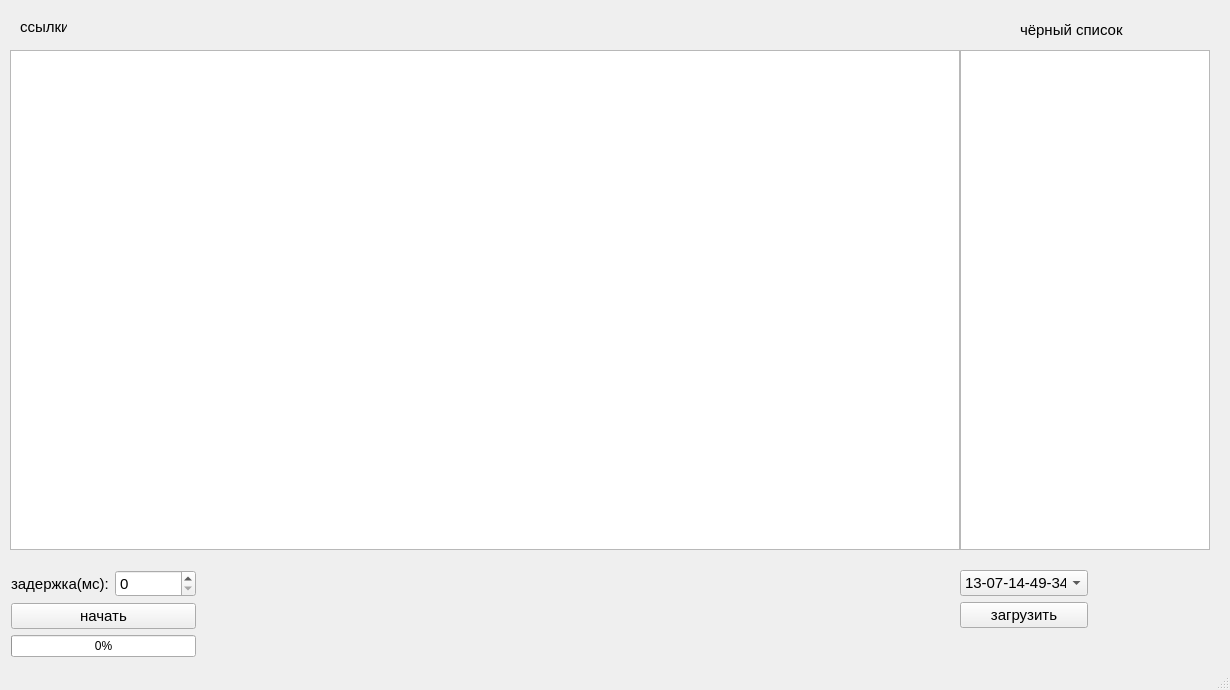
<?xml version="1.0" encoding="UTF-8"?>
<ui version="4.0">
 <class>MainWindow</class>
 <widget class="QMainWindow" name="MainWindow">
  <property name="geometry">
   <rect>
    <x>0</x>
    <y>0</y>
    <width>1230</width>
    <height>690</height>
   </rect>
  </property>
  <property name="minimumSize">
   <size>
    <width>1230</width>
    <height>690</height>
   </size>
  </property>
  <property name="maximumSize">
   <size>
    <width>1230</width>
    <height>690</height>
   </size>
  </property>
  <property name="windowTitle">
   <string>MainWindow</string>
  </property>
  <property name="documentMode">
   <bool>false</bool>
  </property>
  <widget class="QWidget" name="centralwidget">
   <widget class="QTextEdit" name="textURL">
    <property name="geometry">
     <rect>
      <x>10</x>
      <y>50</y>
      <width>950</width>
      <height>500</height>
     </rect>
    </property>
    <property name="font">
     <font>
      <pointsize>11</pointsize>
     </font>
    </property>
    <property name="verticalScrollBarPolicy">
     <enum>Qt::ScrollBarAsNeeded</enum>
    </property>
    <property name="html">
     <string>&lt;!DOCTYPE HTML PUBLIC &quot;-//W3C//DTD HTML 4.0//EN&quot; &quot;http://www.w3.org/TR/REC-html40/strict.dtd&quot;&gt;
&lt;html&gt;&lt;head&gt;&lt;meta name=&quot;qrichtext&quot; content=&quot;1&quot; /&gt;&lt;style type=&quot;text/css&quot;&gt;
p, li { white-space: pre-wrap; }
&lt;/style&gt;&lt;/head&gt;&lt;body style=&quot; font-family:'MS Shell Dlg 2'; font-size:11pt; font-weight:400; font-style:normal;&quot;&gt;
&lt;p style=&quot;-qt-paragraph-type:empty; margin-top:0px; margin-bottom:0px; margin-left:0px; margin-right:0px; -qt-block-indent:0; text-indent:0px;&quot;&gt;&lt;br /&gt;&lt;/p&gt;&lt;/body&gt;&lt;/html&gt;</string>
    </property>
   </widget>
   <widget class="QTextEdit" name="textblack">
    <property name="geometry">
     <rect>
      <x>960</x>
      <y>50</y>
      <width>250</width>
      <height>500</height>
     </rect>
    </property>
    <property name="font">
     <font>
      <pointsize>11</pointsize>
     </font>
    </property>
    <property name="html">
     <string>&lt;!DOCTYPE HTML PUBLIC &quot;-//W3C//DTD HTML 4.0//EN&quot; &quot;http://www.w3.org/TR/REC-html40/strict.dtd&quot;&gt;
&lt;html&gt;&lt;head&gt;&lt;meta name=&quot;qrichtext&quot; content=&quot;1&quot; /&gt;&lt;style type=&quot;text/css&quot;&gt;
p, li { white-space: pre-wrap; }
&lt;/style&gt;&lt;/head&gt;&lt;body style=&quot; font-family:'MS Shell Dlg 2'; font-size:11pt; font-weight:400; font-style:normal;&quot;&gt;
&lt;p style=&quot;-qt-paragraph-type:empty; margin-top:0px; margin-bottom:0px; margin-left:0px; margin-right:0px; -qt-block-indent:0; text-indent:0px;&quot;&gt;&lt;br /&gt;&lt;/p&gt;&lt;/body&gt;&lt;/html&gt;</string>
    </property>
   </widget>
   <widget class="QLabel" name="label">
    <property name="geometry">
     <rect>
      <x>1020</x>
      <y>20</y>
      <width>131</width>
      <height>20</height>
     </rect>
    </property>
    <property name="font">
     <font>
      <pointsize>11</pointsize>
     </font>
    </property>
    <property name="text">
     <string>чёрный список</string>
    </property>
   </widget>
   <widget class="QLabel" name="label_2">
    <property name="geometry">
     <rect>
      <x>20</x>
      <y>20</y>
      <width>47</width>
      <height>13</height>
     </rect>
    </property>
    <property name="font">
     <font>
      <pointsize>11</pointsize>
     </font>
    </property>
    <property name="text">
     <string>ссылки</string>
    </property>
   </widget>
   <widget class="QWidget" name="layoutWidget">
    <property name="geometry">
     <rect>
      <x>960</x>
      <y>570</y>
      <width>128</width>
      <height>58</height>
     </rect>
    </property>
    <layout class="QVBoxLayout" name="verticalLayout_2">
     <item>
      <widget class="QComboBox" name="comboBox">
       <property name="font">
        <font>
         <pointsize>11</pointsize>
        </font>
       </property>
       <item>
        <property name="text">
         <string>13-07-14-49-34</string>
        </property>
       </item>
      </widget>
     </item>
     <item>
      <widget class="QPushButton" name="pushButton_2">
       <property name="font">
        <font>
         <pointsize>11</pointsize>
        </font>
       </property>
       <property name="text">
        <string>загрузить</string>
       </property>
      </widget>
     </item>
    </layout>
   </widget>
   <widget class="QWidget" name="layoutWidget">
    <property name="geometry">
     <rect>
      <x>11</x>
      <y>570</y>
      <width>185</width>
      <height>87</height>
     </rect>
    </property>
    <layout class="QVBoxLayout" name="verticalLayout">
     <item>
      <layout class="QHBoxLayout" name="horizontalLayout">
       <item>
        <widget class="QLabel" name="label_3">
         <property name="font">
          <font>
           <pointsize>11</pointsize>
          </font>
         </property>
         <property name="text">
          <string>задержка(мс):</string>
         </property>
        </widget>
       </item>
       <item>
        <widget class="QSpinBox" name="spinBox">
         <property name="font">
          <font>
           <pointsize>11</pointsize>
          </font>
         </property>
         <property name="maximum">
          <number>100000</number>
         </property>
        </widget>
       </item>
      </layout>
     </item>
     <item>
      <widget class="QPushButton" name="start">
       <property name="font">
        <font>
         <pointsize>11</pointsize>
        </font>
       </property>
       <property name="text">
        <string>начать</string>
       </property>
      </widget>
     </item>
     <item>
      <widget class="QProgressBar" name="progressBar">
       <property name="value">
        <number>0</number>
       </property>
      </widget>
     </item>
    </layout>
   </widget>
  </widget>
  <widget class="QStatusBar" name="statusbar"/>
 </widget>
 <resources/>
 <connections/>
</ui>
